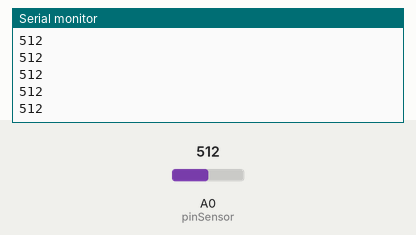
Recording of a sketch running on a simulated Arduino Uno, built with avr-gcc and run on an emulated ATmega328P. On the bench: the last lines printed to the serial monitor. The test bench sets the inputs (shaded band); at power-on: A0 (pinSensor) = 512.

Above: at 1.2 s.
1.3 s: A0 (pinSensor) set to 716
At 2.1 s:
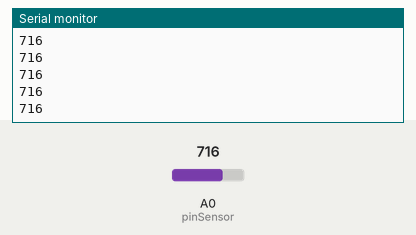
2.8 s: A0 (pinSensor) set to 900
At 3.5 s:
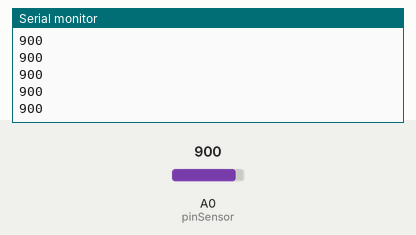
Timing chart, 0 to 5.8 s (numbered marks = the images above; inputs shaded):
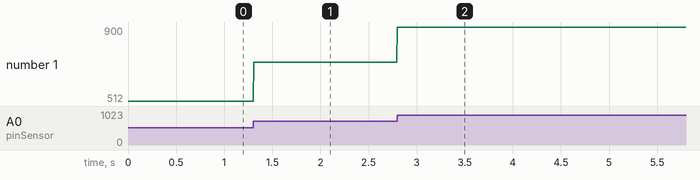

The sketch:

sharp_range_sensor.ino
```cpp
const uint8_t pinSensor = 0;


void setup() {
  Serial.begin(115200);
}


void loop() {
  uint16_t sensorValue = analogRead(pinSensor);

  Serial.println(sensorValue);
  delay(5);
}
```

Measured:
- after the input at 1.3 s, the serial monitor: prints a new line at once (image 1)
- after the input at 2.8 s, the serial monitor: prints a new line at once (image 2)
- plotted number 1: 512 → 716 after the input at 1.3 s, 716 → 900 after the input at 2.8 s
